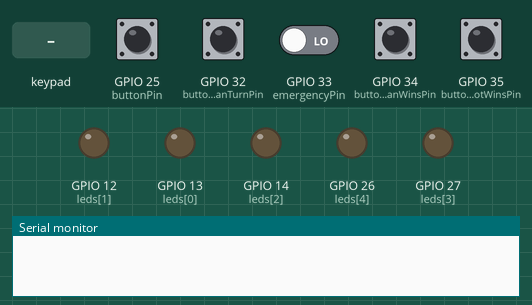
Recording of a program running on a simulated ESP32-S3. On the bench: output pins drawn as LEDs (lit = HIGH), the last lines printed to the serial monitor. Dashed ring = blinking. The inputs (shaded band) are chosen by the test bench; at power-on: GPIO 25 (buttonPin), GPIO 32 (buttonHumanTurnPin), GPIO 33 (emergencyPin), GPIO 34 (buttonHumanWinsPin), GPIO 35 (buttonRobotWinsPin) LOW.

Above: at 1.2 s.
1.3 s: GPIO 33 (emergencyPin) driven HIGH
At 1.45 s:
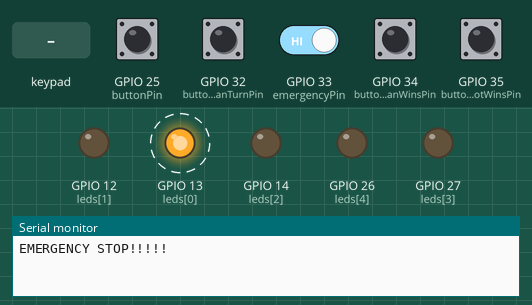
4.3 s: GPIO 33 (emergencyPin) driven LOW
At 5.2 s:
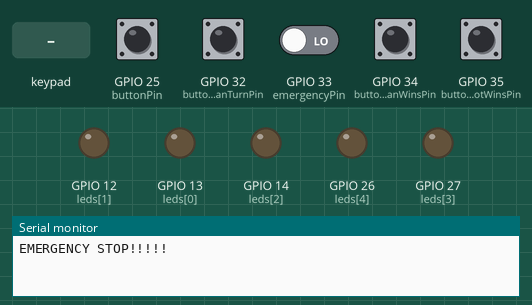
5.8 s: keypad keys 1 9 1 8 5 1 7 A pressed 0.4 s apart
At 8.7 s:
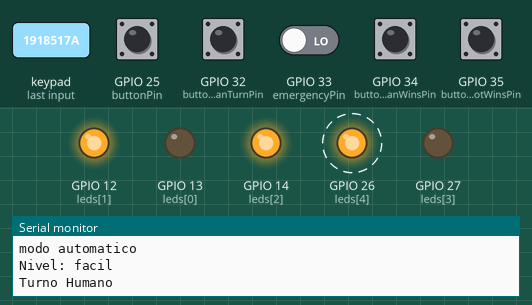
10.7 s: GPIO 25 (buttonPin) pulled HIGH for 0.15 s
At 11.1 s:
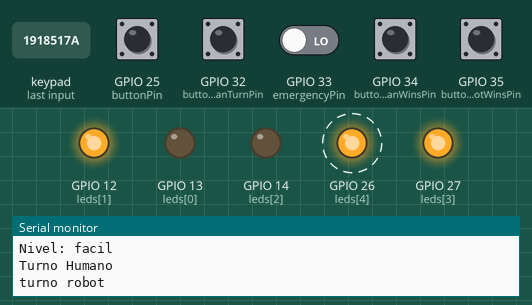
13.7 s: GPIO 34 (buttonHumanWinsPin) pulled HIGH for 0.15 s
At 13.8 s:
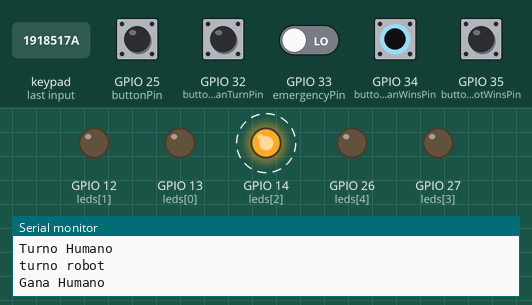
16.7 s: key 'B' pressed
At 16.8 s:
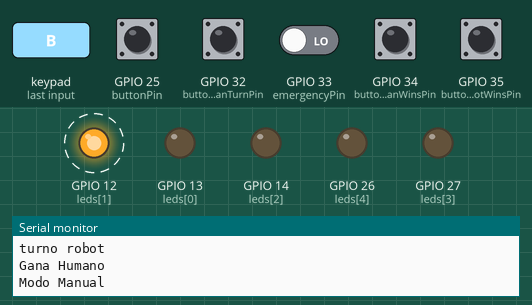
Timing chart, 0 to 20.7 s (numbered marks = the images above; inputs shaded):
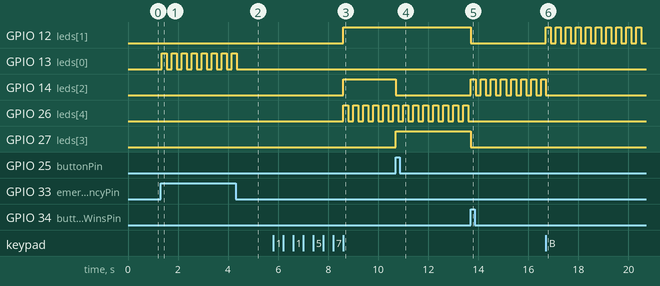

Measured:
- after the input at 1.3 s, GPIO 13 (leds[0]): alternates HIGH for 0.20 s and LOW for 0.20 s, starting after 0.05 s
- after the input at 4.3 s, GPIO 13 (leds[0]): goes on until 4.4 s, then stays LOW
- after the input at 5.8 s, GPIO 12 (leds[1]), GPIO 14 (leds[2]): LOW → HIGH after 2.8 s; GPIO 26 (leds[4]): alternates HIGH for 0.20 s and LOW for 0.20 s, starting after 2.8 s
- after the input at 10.7 s, GPIO 14 (leds[2]): HIGH → LOW at once; GPIO 27 (leds[3]): LOW → HIGH at once
- after the input at 13.7 s, GPIO 12 (leds[1]), GPIO 27 (leds[3]): HIGH → LOW at once; GPIO 14 (leds[2]): alternates HIGH for 0.20 s and LOW for 0.20 s, starting at once; GPIO 26 (leds[4]): stops changing and stays LOW
- after the input at 16.7 s, GPIO 12 (leds[1]): alternates HIGH for 0.20 s and LOW for 0.20 s, starting at once; GPIO 14 (leds[2]): goes on until 16.7 s, then stays LOW

The program:

main.cpp
```cpp
//Usuary interface PMEC Group 2

#include <Arduino.h>
#include <Keypad.h>

//inicialize keypad
const uint8_t ROWS = 4; // rows
const uint8_t COLS = 4; // columns

char keys[ROWS][COLS] = {
  { '1', '2', '3', 'A' },
  { '4', '5', '6', 'B' },
  { '7', '8', '9', 'C' },
  { '*', '0', '#', 'D' }
};

uint8_t rowPins[ROWS] = { 19, 18, 5, 17 }; // rows pins
uint8_t colPins[COLS] = { 16, 4, 2, 15 }; // columns pins

Keypad keypad = Keypad(makeKeymap(keys), rowPins, colPins, ROWS, COLS);

int leds[] = {13, 12, 14, 27, 26}; // Leds pins
int buttonPin = 25; // Pin push button
int emergencyPin = 33; // Pin emergency button
int buttonHumanTurnPin = 32; // Button "Turno Humano"
int buttonRobotWinsPin = 35; // Button "Gana Robot"
int buttonHumanWinsPin = 34; // Button "Gana Humano"

bool lastButtonState = LOW; // Previous state of the pushbutton to detect edges
bool emergencyState = LOW; // State of the emergency stop
bool lastButtonHumanTurnState = LOW; // Previous state of the "human turn" button
bool lastButtonRobotWinsState = LOW; // Previous state of the "robot wins" button
bool lastButtonHumanWinsState = LOW; // Previous state of the "human wins" button
unsigned long lastDebounceTime = 0;  // Timestamp of the last time the output pin state changed
unsigned long debounceDelay = 50;    // Time in milliseconds to stabilize the button's signal

int estadoActual = 0; // Current state
int ledDificultad = 2; // Difficulty level LED indicator (initial level)
int ledDificultadAux = 0; // Auxiliary variable for the difficulty level LED
int estadoActualAux = 0; // Auxiliary variable for the current state

unsigned long blinkTimes[5] = {0, 0, 0, 0, 0}; // Array to store the last blink times for each LED
String nivel = "facil"; // Difficulty level, initialized to "easy"

void blinkLed(int ledIndex) {
  static bool ledStates[5] = {LOW, LOW, LOW, LOW, LOW}; // Static array to hold the current state (ON/OFF) of each LED
  unsigned long currentTime = millis(); // Get the current time in milliseconds
  if (currentTime - blinkTimes[ledIndex] >= 200) { // Check if 200 milliseconds have passed since the last toggle
    blinkTimes[ledIndex] = currentTime; // Update the last blink time for this LED
    ledStates[ledIndex] = !ledStates[ledIndex]; // Toggle the LED state
    digitalWrite(leds[ledIndex], ledStates[ledIndex]); // Apply the new state to the LED
  }
}

void resetSystem() {
  // Reset state variables
  estadoActual = 0;    // Set the current state to 0
  ledDificultad = 0;   // Reset difficulty LED indicator to 0
  nivel = "facil";     // Set the difficulty level to "easy"
  // You can add more variable resets if necessary
}

void setup() {
  Serial.begin(9600); // Initialize serial communication at 9600 bits per second (comment mentions alternative speed of 115200)
  estadoActual = 7;    // Initialize the current state to 7
  for (int i = 0; i < 5; i++) {
    pinMode(leds[i], OUTPUT);  // Set each LED pin in the array as an output
  }
  // Set the mode for various button pins as input
  pinMode(buttonPin, INPUT);
  pinMode(emergencyPin, INPUT);
  pinMode(buttonHumanTurnPin, INPUT);
  pinMode(buttonRobotWinsPin, INPUT);
  pinMode(buttonHumanWinsPin, INPUT);
}

bool lastEmergencyState = LOW;  // Store the previous state of the emergency stop


void loop() {
  bool reading = digitalRead(emergencyPin);  // Read the current state of the emergency pin

  // If the state of the pin has changed, reset the debounce timer
  if (reading != lastEmergencyState) {
    lastDebounceTime = millis();
  }

  // If the time since the last change is greater than the debounce delay, process the state
  if ((millis() - lastDebounceTime) > debounceDelay) {
    // If the state has changed, update the emergency stop state
    if (reading != emergencyState) {
      emergencyState = reading;

      if (emergencyState) {
        Serial.println("EMERGENCY STOP!!!!!");  // Print emergency stop message

        // Turn off all non-critical LEDs
        digitalWrite(leds[1], LOW);
        digitalWrite(leds[2], LOW);
        digitalWrite(leds[3], LOW);
        digitalWrite(leds[4], LOW);
        resetSystem();  // Reset the system when an emergency stop is triggered

        // Optionally, you could also turn off LED 0 if it's used as an emergency indicator
        // digitalWrite(leds[0], LOW);
      }
    }
  }

  lastEmergencyState = reading;  // Update the last known state

  // Do not execute further code in the loop while the emergency stop is active
  if (emergencyState) {
    blinkLed(0);
    return;
  }

  digitalWrite(leds[0], LOW);

  char key = keypad.getKey();
  if (key) {
    for (int i = 0; i < 5; i++) {
      digitalWrite(leds[i], LOW);
    }

    switch (key) {
      case 'A':
        Serial.println("modo automatico");
        digitalWrite(leds[0], LOW); // Apagar el LED de emergencia
        estadoActual = 1;
        //ledDificultadAux = 2;

        nivel = "facil";
        Serial.println("Nivel: facil");
        digitalWrite(leds[1], HIGH);
        digitalWrite(leds[2], HIGH);
        Serial.println("Turno Humano");
        ledDificultad = 0;
        break;
      case 'B':
        Serial.println("Modo Manual");
        digitalWrite(leds[0], LOW); // Apagar el LED de emergencia
        estadoActual = 2;
        break;
      case 'C':
        Serial.println("Modo Calibracion");
        estadoActual = 10;
        break;
      case 'D':
        if (estadoActual == 1) {

          if (ledDificultadAux == 1){
            ledDificultadAux = 1;
            //Serial.println("turno robot PULSO D");

            digitalWrite(leds[3], HIGH);
            digitalWrite(leds[2], LOW);
          }
          if (ledDificultadAux == 0) {
            ledDificultadAux = 0;
            //Serial.println("Turno Humano PULSO D");

            digitalWrite(leds[2], HIGH);
            digitalWrite(leds[3], LOW);
          }
          digitalWrite(leds[1], HIGH);

          nivel = (nivel == "facil") ? "dificil" : "facil";
          ledDificultad = 0;
          Serial.println("Nivel: " + nivel);
          if (nivel == "facil"){
            ledDificultad = 0;
          }
          if (nivel == "dificil"){
            ledDificultad = 1;
            //digitalWrite(leds[4], HIGH);
          }
        }

        break;
      case '0':
        Serial.println("RESET SYSTEM");
        resetSystem();
        break;
    }
  }
  if (estadoActual == 1){
    bool currentButtonState = digitalRead(buttonPin);
    if ((millis() - lastDebounceTime) > debounceDelay) {
      if (currentButtonState != lastButtonState) {
        lastDebounceTime = millis();
        if (currentButtonState == HIGH && lastButtonState == LOW) {
          //if (estadoActual == 1) {
          Serial.println("turno robot");
          ledDificultadAux = 1;
          digitalWrite(leds[3], HIGH);
          digitalWrite(leds[2], LOW);
          //}
        }
        lastButtonState = currentButtonState;
      }

    }

    bool currentButtonHumanTurnState = digitalRead(buttonHumanTurnPin);
    if (currentButtonHumanTurnState != lastButtonHumanTurnState) {
      if ((millis() - lastDebounceTime) > debounceDelay) {
        if (currentButtonHumanTurnState == HIGH && lastButtonHumanTurnState == LOW) {
          Serial.println("Turno Humano");
          ledDificultadAux = 0;
          digitalWrite(leds[2], HIGH);
          digitalWrite(leds[3], LOW);
        }
        lastDebounceTime = millis();
      }
      lastButtonHumanTurnState = currentButtonHumanTurnState;

    }

    // Leer y manejar botón "Gana Robot"
    bool currentButtonRobotWinsState = digitalRead(buttonRobotWinsPin);
    if (currentButtonRobotWinsState != lastButtonRobotWinsState) {
      if ((millis() - lastDebounceTime) > debounceDelay) {
        if (currentButtonRobotWinsState == HIGH && lastButtonRobotWinsState == LOW) {
          Serial.println("Gana Robot");
          estadoActual = 9;
        }
        lastDebounceTime = millis();
      }
      lastButtonRobotWinsState = currentButtonRobotWinsState;
    }

    // Leer y manejar botón "Gana Humano"
    bool currentButtonHumanWinsState = digitalRead(buttonHumanWinsPin);
    if (currentButtonHumanWinsState != lastButtonHumanWinsState) {
      if ((millis() - lastDebounceTime) > debounceDelay) {
        if (currentButtonHumanWinsState == HIGH && lastButtonHumanWinsState == LOW) {
          Serial.println("Gana Humano");
          estadoActual = 8;
        }
        lastDebounceTime = millis();
      }
      lastButtonHumanWinsState = currentButtonHumanWinsState;
    }
  }

  if (estadoActual == 2) {
    if (key >= '1' && key <= '9') {  // Verificar si la tecla es del 1 al 9
      Serial.println(String("Casilla ") + key + " ");

    }
    blinkLed(1);
  }

  if (estadoActual == 1) {
    if (ledDificultad == 0) {
      blinkLed(4);
    } else if (ledDificultad == 1) {
      digitalWrite(leds[4], HIGH);
    }
  }
  if (estadoActual == 10) {
    digitalWrite(leds[0], HIGH);
  }
  if (estadoActual == 8){
    digitalWrite(leds[0], LOW);
    digitalWrite(leds[1], LOW);
    digitalWrite(leds[3], LOW);
    digitalWrite(leds[4], LOW);
    blinkLed(2);
  }

  if (estadoActual == 9){
    digitalWrite(leds[0], LOW);
    digitalWrite(leds[1], LOW);
    digitalWrite(leds[2], LOW);
    digitalWrite(leds[4], LOW);
    blinkLed(3);
  }
}
```
